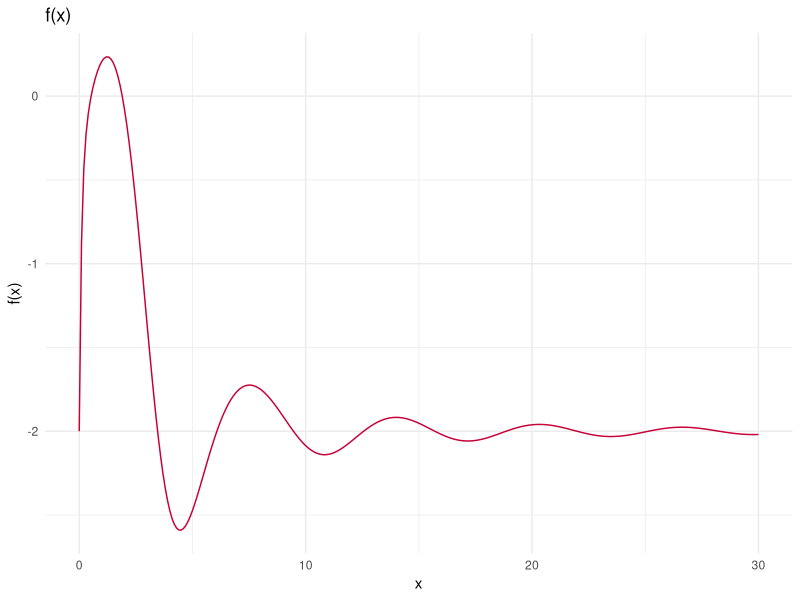
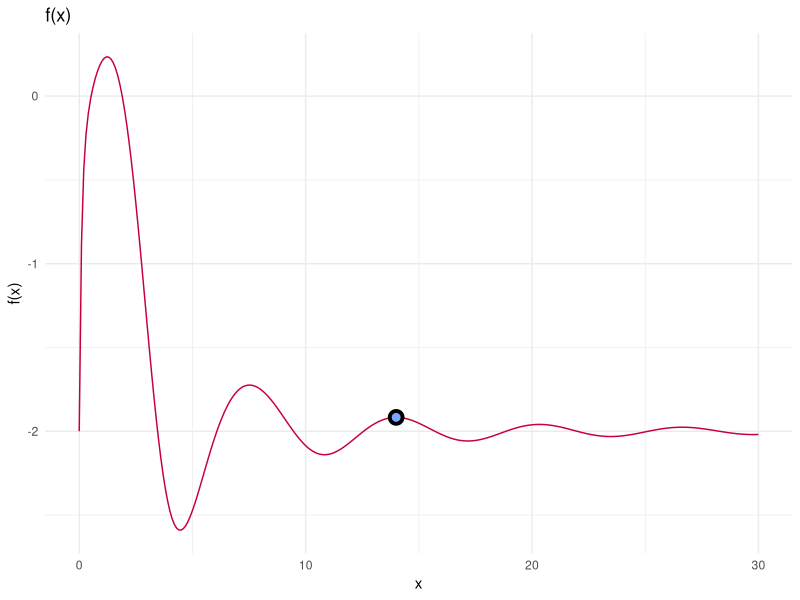
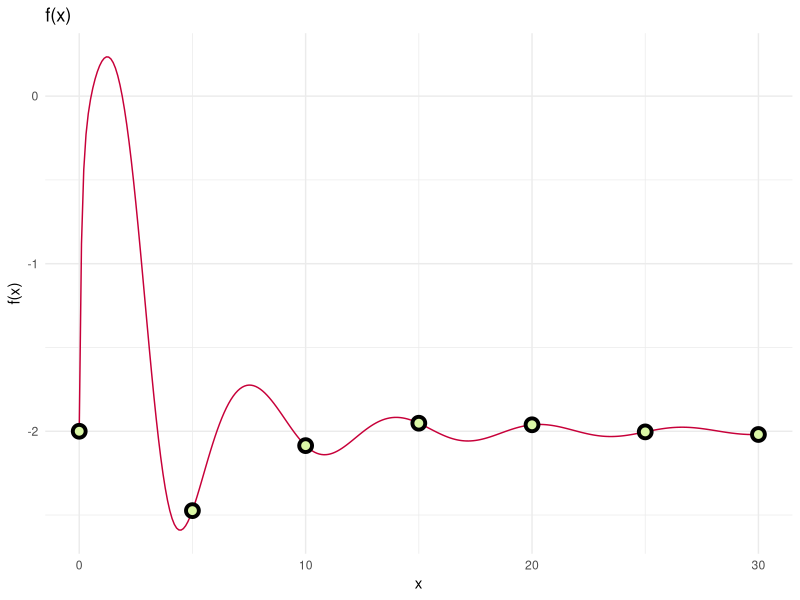
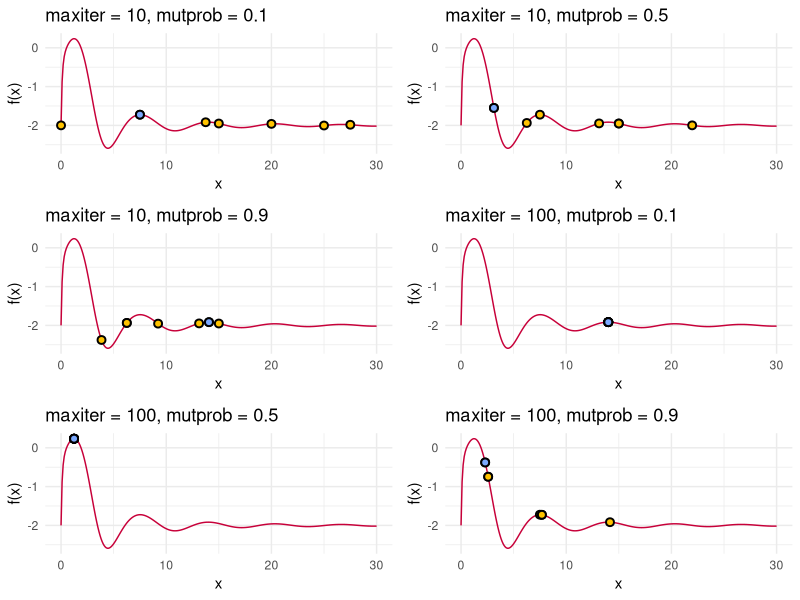

Recreate these plots in R, in order.
## ---- chunk 1
knitr::opts_chunk$set(echo = TRUE, cache = FALSE, include = TRUE, eval = TRUE)
library(ggplot2)
library(knitr)
library(gridExtra)
## ---- chunk 2

f = function(x) {
  left = x^2/exp(x)
  exponent = (-9*sin(x))/(x^2+x+1)
  right = 2*exp(exponent)
  return(left-right)
}

## ---- chunk 3

crossover = function(x, y) return((x+y)/2)

## ---- chunk 4

mutate = function(x) return((x^2)%%30)

## ---- chunk 5

sequence = seq(from = 0, to = 30, by = 0.1)
f.sequence. = f(sequence)
df = data.frame(sequence, f.sequence.)

ggplot(df) +
  geom_line(aes(x = sequence, y = f.sequence.), color = "#C70039") +
  labs(title = "f(x)", y = "f(x)", x = "x") +
  theme_minimal()

## ---- chunk 6

print(sequence[which.max(f.sequence.)])

## ---- chunk 7

print(max(f.sequence.))

## ---- chunk 8

X = seq(from = 0, to = 30, by = 5)

## ---- chunk 9

Values = f(X)

## ---- chunk 10

genetic = function(X, Values, maxiter = 100, mutprob = 0.05) {

  best_individual = NaN
  
  for (i in 1:maxiter) {
    
    # 1)
    parents = sample(1:length(X), size = 2)
    
    # 2) I don't know why we should order here!?
    victim = which.min(Values)
    
    # 3)
    child = crossover(X[parents][1], X[parents][2])
    if (mutprob > runif(n = 1, min = 0, max = 1)) {
      child= (mutate(child))
    }
    
    # 4)
    X[victim] = child
    Values[victim] = f(child)
    
    # 5)
    best_index = which.max(Values)
    best_individual = list(cx = X[best_index], cy = Values[best_index])
  }
  return(list(best = best_individual, population = X))
}

best_individual = genetic(X, Values, 100, 0.05)$best

## ---- chunk 11

df = data.frame(sequence, f.sequence.)
best_individual = as.data.frame(best_individual)

ggplot(df) +
  geom_line(aes(x = sequence, y = f.sequence.), color = "#C70039") +
  geom_point(aes(x = cx, y = cy ), data = best_individual, color = "black",
            fill = "#7BA9FF", shape = 21, size = 3, stroke = 2) +
  labs(title = "f(x)", y = "f(x)", x = "x") +
  theme_minimal()

## ---- chunk 12

df = data.frame(sequence, f.sequence.)
initial.population = data.frame(X, Values)

ggplot(df) +
  geom_line(aes(x = sequence, y = f.sequence.), color = "#C70039") +
  geom_point(aes(x = X, y = Values ), data = initial.population, color = "black",
            fill = "#DAF7A6", shape = 21, size = 3, stroke = 2) +
  labs(title = "f(x)", y = "f(x)", x = "x") +
  theme_minimal()

## ---- chunk 13

set.seed(12345)

genetic1 = genetic(X, Values, 10, 0.1)
genetic2 = genetic(X, Values, 10, 0.5)
genetic3 = genetic(X, Values, 10, 0.9)
genetic4 = genetic(X, Values, 100, 0.1)
genetic5 = genetic(X, Values, 100, 0.5)
genetic6 = genetic(X, Values, 100, 0.9)

population1 = data.frame(genetic1$population, f(genetic1$population))
best1 = as.data.frame(genetic1$best)

population2 = data.frame(genetic2$population, f(genetic2$population))
best2 = as.data.frame(genetic2$best)

population3 = data.frame(genetic3$population, f(genetic3$population))
best3 = as.data.frame(genetic3$best)

population4 = data.frame(genetic4$population, f(genetic4$population))
best4 = as.data.frame(genetic4$best)

population5 = data.frame(genetic5$population, f(genetic5$population))
best5 = as.data.frame(genetic5$best)

population6 = data.frame(genetic6$population, f(genetic6$population))
best6 = as.data.frame(genetic6$best)

p1 = ggplot(df) +
  geom_line(aes(x = sequence, y = f.sequence.), color = "#C70039") +
  geom_point(aes(x = genetic1.population, y = f.genetic1.population.), data = population1, color = "black",
            fill = "#FFC300", shape = 21, size = 2, stroke = 1) +
  geom_point(aes(x = cx, y = cy), data = best1, color = "black",
            fill = "#7BA9FF", shape = 21, size = 2, stroke = 1) +
  labs(title = "maxiter = 10, mutprob = 0.1", y = "f(x)", x = "x") +
  theme_minimal()

p2 = ggplot(df) +
  geom_line(aes(x = sequence, y = f.sequence.), color = "#C70039") +
  geom_point(aes(x = genetic2.population, y = f.genetic2.population.), data = population2, color = "black",
            fill = "#FFC300", shape = 21, size = 2, stroke = 1) +
  geom_point(aes(x = cx, y = cy), data = best2, color = "black",
            fill = "#7BA9FF", shape = 21, size = 2, stroke = 1) +
  labs(title = "maxiter = 10, mutprob = 0.5", y = "f(x)", x = "x") +
  theme_minimal()

p3 = ggplot(df) +
  geom_line(aes(x = sequence, y = f.sequence.), color = "#C70039") +
  geom_point(aes(x = genetic3.population, y = f.genetic3.population.), data = population3, color = "black",
            fill = "#FFC300", shape = 21, size = 2, stroke = 1) +
  geom_point(aes(x = cx, y = cy), data = best3, color = "black",
            fill = "#7BA9FF", shape = 21, size = 2, stroke = 1) +
  labs(title = "maxiter = 10, mutprob = 0.9", y = "f(x)", x = "x") +
  theme_minimal()

p4 = ggplot(df) +
  geom_line(aes(x = sequence, y = f.sequence.), color = "#C70039") +
  geom_point(aes(x = genetic4.population, y = f.genetic4.population.), data = population4, color = "black",
            fill = "#FFC300", shape = 21, size = 2, stroke = 1) +
  geom_point(aes(x = cx, y = cy), data = best4, color = "black",
            fill = "#7BA9FF", shape = 21, size = 2, stroke = 1) +
  labs(title = "maxiter = 100, mutprob = 0.1", y = "f(x)", x = "x") +
  theme_minimal()

p5 = ggplot(df) +
  geom_line(aes(x = sequence, y = f.sequence.), color = "#C70039") +
  geom_point(aes(x = genetic5.population, y = f.genetic5.population.), data = population5, color = "black",
            fill = "#FFC300", shape = 21, size = 2, stroke = 1) +
  geom_point(aes(x = cx, y = cy), data = best5, color = "black",
            fill = "#7BA9FF", shape = 21, size = 2, stroke = 1) +
  labs(title = "maxiter = 100, mutprob = 0.5", y = "f(x)", x = "x") +
  theme_minimal()

p6 = ggplot(df) +
  geom_line(aes(x = sequence, y = f.sequence.), color = "#C70039") +
  geom_point(aes(x = genetic6.population, y = f.genetic6.population.), data = population6, color = "black",
            fill = "#FFC300", shape = 21, size = 2, stroke = 1) +
  geom_point(aes(x = cx, y = cy), data = best6, color = "black",
            fill = "#7BA9FF", shape = 21, size = 2, stroke = 1) +
  labs(title = "maxiter = 100, mutprob = 0.9", y = "f(x)", x = "x") +
  theme_minimal()

grid.arrange(p1, p2, p3, p4, p5, p6, nrow = 3)
